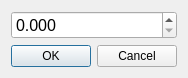
<?xml version="1.0" encoding="UTF-8"?>
<ui version="4.0">
 <class>bcEdit</class>
 <widget class="QDialog" name="bcEdit">
  <property name="geometry">
   <rect>
    <x>0</x>
    <y>0</y>
    <width>174</width>
    <height>77</height>
   </rect>
  </property>
  <property name="maximumSize">
   <size>
    <width>174</width>
    <height>77</height>
   </size>
  </property>
  <property name="windowTitle">
   <string>BC Edit</string>
  </property>
  <layout class="QGridLayout" name="gridLayout">
   <item row="1" column="0">
    <widget class="QDialogButtonBox" name="buttonBox">
     <property name="orientation">
      <enum>Qt::Horizontal</enum>
     </property>
     <property name="standardButtons">
      <set>QDialogButtonBox::Cancel|QDialogButtonBox::Ok</set>
     </property>
     <property name="centerButtons">
      <bool>true</bool>
     </property>
    </widget>
   </item>
   <item row="0" column="0">
    <widget class="QDoubleSpinBox" name="doubleSpinBox">
     <property name="sizePolicy">
      <sizepolicy hsizetype="Minimum" vsizetype="Preferred">
       <horstretch>0</horstretch>
       <verstretch>0</verstretch>
      </sizepolicy>
     </property>
     <property name="font">
      <font>
       <pointsize>12</pointsize>
      </font>
     </property>
     <property name="decimals">
      <number>3</number>
     </property>
     <property name="maximum">
      <double>10.000000000000000</double>
     </property>
     <property name="singleStep">
      <double>0.001000000000000</double>
     </property>
    </widget>
   </item>
  </layout>
 </widget>
 <resources/>
 <connections>
  <connection>
   <sender>buttonBox</sender>
   <signal>accepted()</signal>
   <receiver>bcEdit</receiver>
   <slot>accept()</slot>
   <hints>
    <hint type="sourcelabel">
     <x>248</x>
     <y>254</y>
    </hint>
    <hint type="destinationlabel">
     <x>157</x>
     <y>274</y>
    </hint>
   </hints>
  </connection>
  <connection>
   <sender>buttonBox</sender>
   <signal>rejected()</signal>
   <receiver>bcEdit</receiver>
   <slot>reject()</slot>
   <hints>
    <hint type="sourcelabel">
     <x>316</x>
     <y>260</y>
    </hint>
    <hint type="destinationlabel">
     <x>286</x>
     <y>274</y>
    </hint>
   </hints>
  </connection>
 </connections>
</ui>
